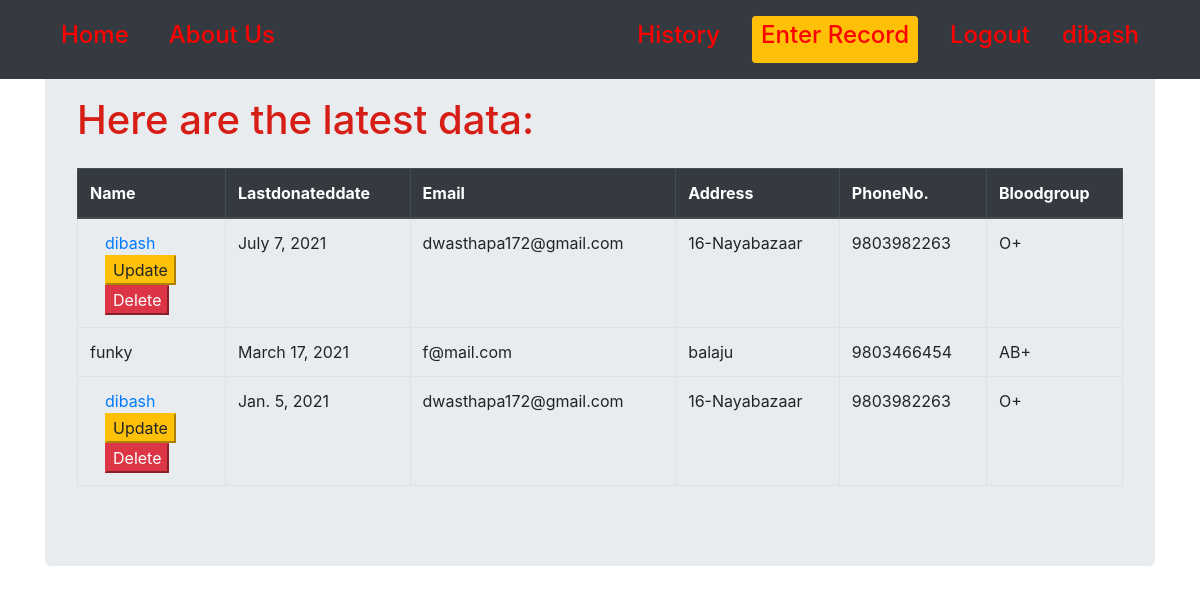
The page /historylist/ (signed in) on the database its author committed.
### accounts/models.py (models this page shows, shortened)
class UserProfile(AbstractBaseUser, PermissionsMixin):
    email=models.EmailField(max_length=200, unique=True)
    username=models.CharField(max_length=10,unique=True)
    is_active = models.BooleanField(default=True)
    is_staff = models.BooleanField(default=False)
    bloodgroup=models.CharField(choices=Blood_Group,max_length=3)
    phonenumber=models.CharField(max_length=10,unique=True)
    address = models.CharField(max_length=264)
    objects = UserProfileManager()
    USERNAME_FIELD='email'
    REQUIRED_FIELDS=['username']
    def __str__(self):
        return self.email

### record/models.py (models this page shows, shortened)
class History(models.Model):
    user=models.ForeignKey(UserProfile, on_delete=models.CASCADE)
    lastdonateddate = models.DateField(default=timezone.now())

### record/views.py (the view)
# urls.py: path('historylist/',views.HistoryView.as_view(),name='historylist'),
class HistoryView(LoginRequiredMixin, ListView):
    model = History
    template_name='record/historylist.html'
    def get_queryset(self):
        return History.objects.order_by('-lastdonateddate')

### record/templates/record/historylist.html
{% extends "record/base.html" %}
{% block content %}
<div class="container mt-3 pt-3">
  <div class="jumbotron">
<h1>Here are the latest data:</h1>
<div class="table-responsive-lg mt-3 pt-2">
  <table class="table table-hover table-bordered">
    <thead class="thead-dark">
      <th scope="col">Name</th>
      <th scope="col">Lastdonateddate</th>
      <th scope="col">Email</th>
      <th scope="col">Address</th>
      <th scope="col">PhoneNo.</th>
      <th scope="col">Bloodgroup</th>
    </thead>
    {% for i in history_list %}
    <tr>
        {% if i.user == request.user %}
          <td>
            <div class="col">
              <a href="{% url 'record:historydetail' username=i.user.username pk=i.pk %}">{{i.user.username}}</a>
            </div>
            <div class="col text-left">
              <a href="{%url 'record:profileupdate' username=i.user pk=i.pk%}">
                <button type="button" class="btn-warning" name="Update">Update</button>
              </a>
            </div>
            <div class="col">
            <a href="{%url 'record:deletehistory' username=i.user pk=i.pk%}">
              <button type="button" class="btn-danger">Delete</button>
            </a>
            </div>
          </td>
        {% else %}
          <td>{{i.user.username}}</td>
        {% endif %}
      <td>{{ i.lastdonateddate}}</td>
      <td>{{i.user.email}}</td>
      <td>{{i.user.address}}</td>
      <td>{{i.user.phonenumber}}</td>
      <td>{{i.user.bloodgroup}}</td>
    </tr>
    {% endfor %}
</div>
</div>
{% endblock %}

### record/templates/record/base.html (shortened to what this page needs)
<!DOCTYPE html>
  {% load static %}
  {% load bootstrap5 %}
<html lang="en" dir="ltr">
<head>
    <link rel="stylesheet" href="https://stackpath.bootstrapcdn.com/bootstrap/4.4.1/css/bootstrap.min.css">
      <link href="https://cdn.jsdelivr.net/npm/bootstrap-icons@1.5.0/font/bootstrap-icons.css" rel="stylesheet">
    <link rel="stylesheet" href="{% static "record/style1.css" %}"/>
</head>
  <body>
    <nav class="navbar fixed-top navbar-expand-lg navbar-light bg-dark ">
        <div class="container">
          <a class="nav-link " href="{% url "record:Home" %}"><h4>Home </h4></a>
          <div class="collapse navbar-collapse " id="navbarSupportedContent">
            <div class="navbar-nav ml-3 mr-auto">
            <a class="nav-link" href="#"> <h4>About Us </h4></a>
          </div>
              {% if user.is_authenticated %}
                  <a class="nav-item nav-link" href="{% url 'record:historylist' %}" target="_blank"> <h4>History </h4></a>
                  <a class ="nav-item nav-link" href="{% url 'record:createhistory' %}" target="_blank"> <button type="button" class='btn btn-sm btn-warning'> <h4>Enter Record</h4></button> </a>
                  <a class="nav-item nav-link" href="{% url 'accounts:logout' %}"> <h4>Logout </h4></a>
                  <a class="nav-item nav-link"><h4 > {{request.user.username}} </h4></a>
              {% else %}
                  <a class="nav-item nav-link " href="{% url 'accounts:signup' %}"> <button type="button" class='btn btn-sm btn-warning  '><h4 >SignUp</h4></button></a>
                  <a class="nav-item nav-link " href="{% url 'accounts:login' %}"><h4>Login </h4> </a>
              {% endif %}
          </div>
        </div>
    </nav>
      {% block content %}
      {% endblock %}
  </body>
</html>

### static/record/style1.css (style rules this page uses)
h1 { color: rgb(214, 30, 23); margin: auto; }
h4 { color: red; }

### rows shown on the page
UserProfile: user.username "dibash"
History: user.username "dibash", lastdonateddate "July 7, 2021", user.email "dwasthapa172@gmail.com", user.address "16-Nayabazaar", user.phonenumber "9803982263", user.bloodgroup "O+"
History: user.username "funky", lastdonateddate "March 17, 2021", user.email "f@mail.com", user.address "balaju", user.phonenumber "9803466454", user.bloodgroup "AB+"
History: user.username "dibash", lastdonateddate "Jan. 5, 2021", user.email "dwasthapa172@gmail.com", user.address "16-Nayabazaar", user.phonenumber "9803982263", user.bloodgroup "O+"
